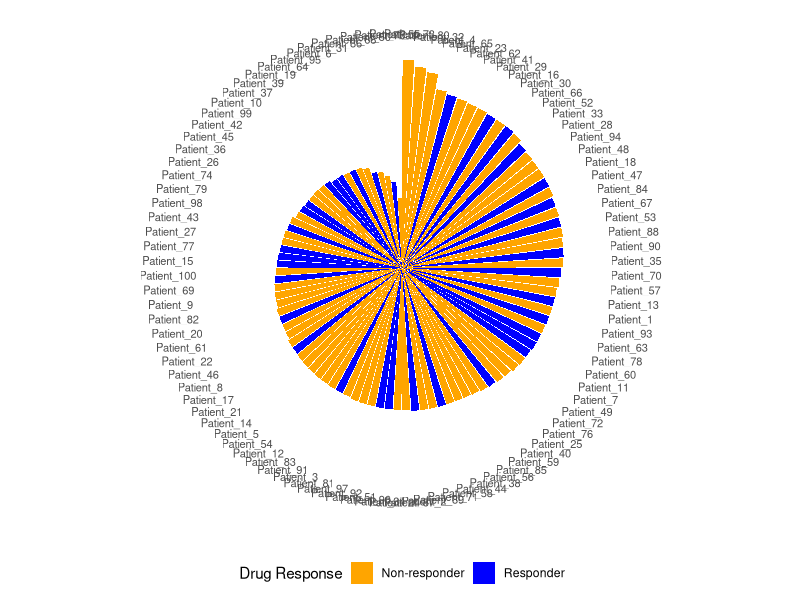
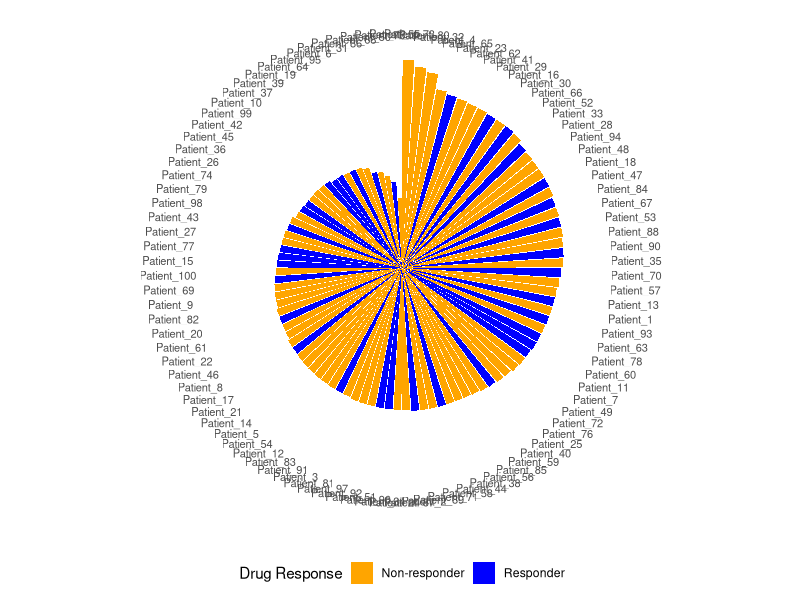

The R script that drew these images, in order:
library(tidyverse)
library(ggrepel)

data <- read.csv("bio_complex_data.csv")

final_plot <- data %>%
  arrange(desc(TP53_expr)) %>%
  mutate(patient_id = factor(patient_id, levels = patient_id)) %>%
  ggplot(aes(x = patient_id, y = TP53_expr, fill = drug_response)) +
  geom_bar(stat = "identity") +
  coord_polar(start = 0) +
  scale_fill_manual(values = c("Responder" = "blue", "Non-responder" = "orange")) +
  theme_minimal() +
  theme(
    axis.title = element_blank(),
    axis.text.y = element_blank(),
    panel.grid = element_blank(),
    axis.text.x = element_text(size = 8),
    legend.position = "bottom",
    plot.title = element_text(hjust = 0.5, size = 14, face = "bold")
  ) +
  labs(fill = "Drug Response")

ggsave("__OUTPUT_PNG_FILE__", plot = final_plot, width = 8, height = 6, dpi = 300)
ggsave("__OUTPUT_PDF_FILE__", plot = final_plot, width = 8, height = 6)